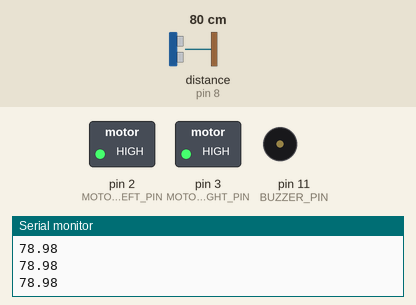
A sketch run on a simulated Arduino Uno, built with avr-gcc and run on an emulated ATmega328P. Parts: switched loads named in the sketch (green lamp = pin HIGH), buzzer (waves = sounding), the last lines printed to the serial monitor. Wiring (inferred from the names in the program): ultrasonic range finder: trigger pin 9; echo pin 8. The inputs (shaded band) are chosen by the test bench; at power-on: distance to the obstacle (sensor on pin 8) 80 cm. The echo pulse lasts 58.3 µs per cm; pins used as bus, display or sensor lines are not drawn.

Above: at 1.2 s.
1.3 s: distance to the obstacle (sensor on pin 8) set to 53 cm
2.8 s: distance to the obstacle (sensor on pin 8) set to 45 cm
At 3.3 s:
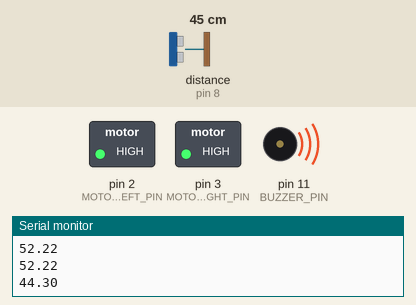
At 6.9 s:
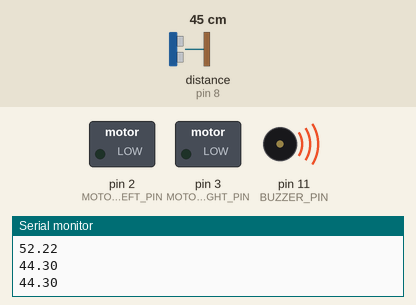
Timing chart, 0 to 14.8 s (numbered marks = the images above; inputs shaded):
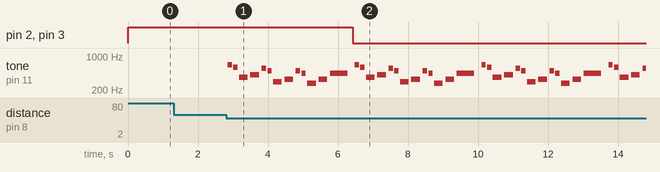

Measured:
- the behaviour switches between 51 and 50 cm on distance to the obstacle (sensor on pin 8) (found by bisection; images 0 and 1)
- after the input at 2.8 s, pin 2 (MOTOR_LEFT_PIN), pin 3 (MOTOR_RIGHT_PIN): HIGH → LOW after 3.6 s; tone on pin 11 (BUZZER_PIN): plays 659 Hz for 0.13 s, 587 Hz for 0.13 s, 370 Hz for 0.25 s, 415 Hz for 0.25 s, 554 Hz for 0.13 s, 494 Hz for 0.13 s … (44 notes in this stretch), starting after 0.05 s

The sketch:

Clement_Dection_music.ino
```cpp
int trigPin = 9;    // TRIG pin
int echoPin = 8;    // ECHO pin

float duration_us, distance_cm;

#include "pitches.h"

#define BUZZER_PIN 11
#include <Servo.h>

Servo ARM_LEFT_SERVO;
Servo ARM_RIGHT_SERVO;
// Motor LEFT and Motor RIGHT PIN assignment
const int MOTOR_LEFT_PIN = 2;
const int MOTOR_RIGHT_PIN = 3;

int melody[] = {
  NOTE_E5, NOTE_D5, NOTE_FS4, NOTE_GS4,
  NOTE_CS5, NOTE_B4, NOTE_D4, NOTE_E4,
  NOTE_B4, NOTE_A4, NOTE_CS4, NOTE_E4,
  NOTE_A4
};

int durations[] = {
  8, 8, 4, 4,
  8, 8, 4, 4,
  8, 8, 4, 4,
  2
};

void setup() {
  // begin serial port
  Serial.begin (9600);

  // configure the trigger pin to output mode
  pinMode(trigPin, OUTPUT);
  // configure the echo pin to input mode
  pinMode(echoPin, INPUT);
  pinMode(BUZZER_PIN, OUTPUT);
  pinMode(MOTOR_LEFT_PIN, OUTPUT);
  pinMode(MOTOR_RIGHT_PIN, OUTPUT);
}

void playMusic(int size)
{
    for (int note = 0; note < size; note++) {
    //to calculate the note duration, take one second divided by the note type.
    //e.g. quarter note = 1000 / 4, eighth note = 1000/8, etc.
    int duration = 1000 / durations[note];
    tone(BUZZER_PIN, melody[note], duration);

    //to distinguish the notes, set a minimum time between them.
    //the note's duration + 30% seems to work well:
    int pauseBetweenNotes = duration * 1.30;
    delay(pauseBetweenNotes);

    //stop the tone playing:
    noTone(BUZZER_PIN);
    }
}

void loop()
{
  int size = sizeof(durations) / sizeof(int);
  // generate 10-microsecond pulse to TRIG pin
  digitalWrite(trigPin, HIGH);
  delayMicroseconds(10);
  digitalWrite(trigPin, LOW);

  // measure duration of pulse from ECHO pin
  duration_us = pulseIn(echoPin, HIGH);

  // calculate the distance
  distance_cm = 0.017 * duration_us;

  // print the value to Serial Monitor
  Serial.println(distance_cm);
  if(distance_cm <= 50 && distance_cm >= 25)
  {
    if(distance_cm <= 20)
    {
      digitalWrite(MOTOR_LEFT_PIN, HIGH);
      digitalWrite(MOTOR_RIGHT_PIN, HIGH);
    }
    else
    {
      playMusic(size);
      digitalWrite(MOTOR_LEFT_PIN, LOW);
      digitalWrite(MOTOR_RIGHT_PIN, LOW);
      delay(50);
    }
  } else {
  digitalWrite(MOTOR_LEFT_PIN, HIGH);
  digitalWrite(MOTOR_RIGHT_PIN, HIGH);
  delay(50);
  }
}
```

pitches.h
```cpp
// (licence header left out)
#ifndef pitches_h
#define pitches_h

#define NOTE_B0  31
#define NOTE_C1  33
#define NOTE_CS1 35
#define NOTE_D1  37
#define NOTE_DS1 39
#define NOTE_E1  41
#define NOTE_F1  44
#define NOTE_FS1 46
#define NOTE_G1  49
#define NOTE_GS1 52
#define NOTE_A1  55
#define NOTE_AS1 58
#define NOTE_B1  62
#define NOTE_C2  65
#define NOTE_CS2 69
#define NOTE_D2  73
#define NOTE_DS2 78
#define NOTE_E2  82
#define NOTE_F2  87
#define NOTE_FS2 93
#define NOTE_G2  98
#define NOTE_GS2 104
#define NOTE_A2  110
#define NOTE_AS2 117
#define NOTE_B2  123
#define NOTE_C3  131
#define NOTE_CS3 139
#define NOTE_DB3 139
#define NOTE_D3  147
#define NOTE_DS3 156
#define NOTE_EB3 156
#define NOTE_E3  165
#define NOTE_F3  175
#define NOTE_FS3 185
#define NOTE_G3  196
#define NOTE_GS3 208
#define NOTE_A3  220
#define NOTE_AS3 233
#define NOTE_B3  247
#define NOTE_C4  262
#define NOTE_CS4 277
#define NOTE_D4  294
#define NOTE_DS4 311
#define NOTE_E4  330
#define NOTE_F4  349
#define NOTE_FS4 370
#define NOTE_G4  392
#define NOTE_GS4 415
#define NOTE_A4  440
#define NOTE_AS4 466
#define NOTE_B4  494
#define NOTE_C5  523
#define NOTE_CS5 554
#define NOTE_D5  587
#define NOTE_DS5 622
#define NOTE_E5  659
#define NOTE_F5  698
#define NOTE_FS5 740
#define NOTE_G5  784
#define NOTE_GS5 831
#define NOTE_A5  880
#define NOTE_AS5 932
#define NOTE_B5  988
#define NOTE_C6  1047
#define NOTE_CS6 1109
#define NOTE_D6  1175
#define NOTE_DS6 1245
#define NOTE_E6  1319
#define NOTE_F6  1397
#define NOTE_FS6 1480
#define NOTE_G6  1568
#define NOTE_GS6 1661
#define NOTE_A6  1760
#define NOTE_AS6 1865
#define NOTE_B6  1976
#define NOTE_C7  2093
#define NOTE_CS7 2217
#define NOTE_D7  2349
#define NOTE_DS7 2489
#define NOTE_E7  2637
#define NOTE_F7  2794
#define NOTE_FS7 2960
#define NOTE_G7  3136
#define NOTE_GS7 3322
#define NOTE_A7  3520
#define NOTE_AS7 3729
#define NOTE_B7  3951
#define NOTE_C8  4186
#define NOTE_CS8 4435
#define NOTE_D8  4699
#define NOTE_DS8 4978
#define REST     0

#endif
```
